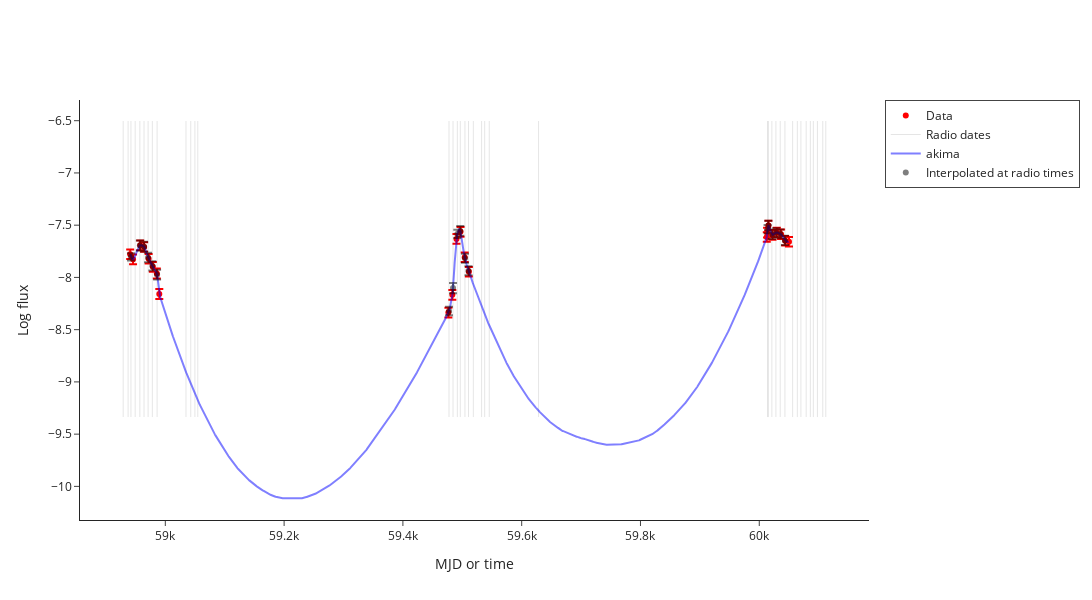

This figure's notebook cell:
### Markdown cell above
# Interpolated

### Code cell
interpolated_data = make_interpolated_Lr_Lx_df(radio_df, xray_df, source_df, plotly=True)

### Figure 1 — Plotly figure (JSON) as saved in the notebook; plotly's stock layout.template omitted (floating-point values rounded to 4 significant figures; data arrays with more than 128 entries replaced by an {"elided": "..."} marker saying what was removed)
{"data": [{"error_y": {"array": [0.046, 0.04619, 0.04601, 0.04599, 0.04612, 0.04624, 0.0477, 0.04872, 0.04611, 0.04607, 0.04593, 0.0459, 0.04601, 0.04602, 0.04597, 0.0458, 0.04584, 0.04588, 0.04591, 0.04588, 0.04588, 0.04602], "type": "data", "visible": true}, "marker": {"color": "red"}, "mode": "markers", "name": "Data", "type": "scatter", "x": [58940.0, 58950.0, 58960.0, 58960.0, 58970.0, 58980.0, 58990.0, 58990.0, 59480.0, 59480.0, 59490.0, 59500.0, 59500.0, 59510.0, 60010.0, 60010.0, 60020.0, 60020.0, 60030.0, 60040.0, 60040.0, 60050.0], "y": [-7.778, -7.827, -7.693, -7.708, -7.822, -7.899, -7.962, -8.159, -8.336, -8.167, -7.632, -7.564, -7.807, -7.946, -7.613, -7.571, -7.503, -7.593, -7.57, -7.587, -7.649, -7.658]}, {"marker": {"color": "red", "symbol": "triangle-down"}, "mode": "markers", "name": "3-sigma upper limits", "type": "scatter", "x": [], "y": []}, {"line": {"color": "black", "dash": "solid", "width": 1}, "mode": "lines", "name": "Radio dates", "opacity": 0.1, "showlegend": true, "type": "scatter", "x": [58930.0, 58930.0], "y": [-9.336, -6.503]}, {"line": {"color": "black", "dash": "solid", "width": 1}, "mode": "lines", "opacity": 0.1, "showlegend": false, "type": "scatter", "x": [58940.0, 58940.0], "y": [-9.336, -6.503]}, {"line": {"color": "black", "dash": "solid", "width": 1}, "mode": "lines", "opacity": 0.1, "showlegend": false, "type": "scatter", "x": [58940.0, 58940.0], "y": [-9.336, -6.503]}, {"line": {"color": "black", "dash": "solid", "width": 1}, "mode": "lines", "opacity": 0.1, "showlegend": false, "type": "scatter", "x": [58950.0, 58950.0], "y": [-9.336, -6.503]}, {"line": {"color": "black", "dash": "solid", "width": 1}, "mode": "lines", "opacity": 0.1, "showlegend": false, "type": "scatter", "x": [58960.0, 58960.0], "y": [-9.336, -6.503]}, {"line": {"color": "black", "dash": "solid", "width": 1}, "mode": "lines", "opacity": 0.1, "showlegend": false, "type": "scatter", "x": [58960.0, 58960.0], "y": [-9.336, -6.503]}, {"line": {"color": "black", "dash": "solid", "width": 1}, "mode": "lines", "opacity": 0.1, "showlegend": false, "type": "scatter", "x": [58970.0, 58970.0], "y": [-9.336, -6.503]}, {"line": {"color": "black", "dash": "solid", "width": 1}, "mode": "lines", "opacity": 0.1, "showlegend": false, "type": "scatter", "x": [58980.0, 58980.0], "y": [-9.336, -6.503]}, {"line": {"color": "black", "dash": "solid", "width": 1}, "mode": "lines", "opacity": 0.1, "showlegend": false, "type": "scatter", "x": [58990.0, 58990.0], "y": [-9.336, -6.503]}, {"line": {"color": "black", "dash": "solid", "width": 1}, "mode": "lines", "opacity": 0.1, "showlegend": false, "type": "scatter", "x": [59030.0, 59030.0], "y": [-9.336, -6.503]}, {"line": {"color": "black", "dash": "solid", "width": 1}, "mode": "lines", "opacity": 0.1, "showlegend": false, "type": "scatter", "x": [59040.0, 59040.0], "y": [-9.336, -6.503]}, {"line": {"color": "black", "dash": "solid", "width": 1}, "mode": "lines", "opacity": 0.1, "showlegend": false, "type": "scatter", "x": [59050.0, 59050.0], "y": [-9.336, -6.503]}, {"line": {"color": "black", "dash": "solid", "width": 1}, "mode": "lines", "opacity": 0.1, "showlegend": false, "type": "scatter", "x": [59050.0, 59050.0], "y": [-9.336, -6.503]}, {"line": {"color": "black", "dash": "solid", "width": 1}, "mode": "lines", "opacity": 0.1, "showlegend": false, "type": "scatter", "x": [59480.0, 59480.0], "y": [-9.336, -6.503]}, {"line": {"color": "black", "dash": "solid", "width": 1}, "mode": "lines", "opacity": 0.1, "showlegend": false, "type": "scatter", "x": [59480.0, 59480.0], "y": [-9.336, -6.503]}, {"line": {"color": "black", "dash": "solid", "width": 1}, "mode": "lines", "opacity": 0.1, "showlegend": false, "type": "scatter", "x": [59490.0, 59490.0], "y": [-9.336, -6.503]}, {"line": {"color": "black", "dash": "solid", "width": 1}, "mode": "lines", "opacity": 0.1, "showlegend": false, "type": "scatter", "x": [59500.0, 59500.0], "y": [-9.336, -6.503]}, {"line": {"color": "black", "dash": "solid", "width": 1}, "mode": "lines", "opacity": 0.1, "showlegend": false, "type": "scatter", "x": [59500.0, 59500.0], "y": [-9.336, -6.503]}, {"line": {"color": "black", "dash": "solid", "width": 1}, "mode": "lines", "opacity": 0.1, "showlegend": false, "type": "scatter", "x": [59510.0, 59510.0], "y": [-9.336, -6.503]}, {"line": {"color": "black", "dash": "solid", "width": 1}, "mode": "lines", "opacity": 0.1, "showlegend": false, "type": "scatter", "x": [59520.0, 59520.0], "y": [-9.336, -6.503]}, {"line": {"color": "black", "dash": "solid", "width": 1}, "mode": "lines", "opacity": 0.1, "showlegend": false, "type": "scatter", "x": [59530.0, 59530.0], "y": [-9.336, -6.503]}, {"line": {"color": "black", "dash": "solid", "width": 1}, "mode": "lines", "opacity": 0.1, "showlegend": false, "type": "scatter", "x": [59540.0, 59540.0], "y": [-9.336, -6.503]}, {"line": {"color": "black", "dash": "solid", "width": 1}, "mode": "lines", "opacity": 0.1, "showlegend": false, "type": "scatter", "x": [59550.0, 59550.0], "y": [-9.336, -6.503]}, {"line": {"color": "black", "dash": "solid", "width": 1}, "mode": "lines", "opacity": 0.1, "showlegend": false, "type": "scatter", "x": [59630.0, 59630.0], "y": [-9.336, -6.503]}, {"line": {"color": "black", "dash": "solid", "width": 1}, "mode": "lines", "opacity": 0.1, "showlegend": false, "type": "scatter", "x": [60010.0, 60010.0], "y": [-9.336, -6.503]}, {"line": {"color": "black", "dash": "solid", "width": 1}, "mode": "lines", "opacity": 0.1, "showlegend": false, "type": "scatter", "x": [60020.0, 60020.0], "y": [-9.336, -6.503]}, {"line": {"color": "black", "dash": "solid", "width": 1}, "mode": "lines", "opacity": 0.1, "showlegend": false, "type": "scatter", "x": [60020.0, 60020.0], "y": [-9.336, -6.503]}, {"line": {"color": "black", "dash": "solid", "width": 1}, "mode": "lines", "opacity": 0.1, "showlegend": false, "type": "scatter", "x": [60030.0, 60030.0], "y": [-9.336, -6.503]}, {"line": {"color": "black", "dash": "solid", "width": 1}, "mode": "lines", "opacity": 0.1, "showlegend": false, "type": "scatter", "x": [60040.0, 60040.0], "y": [-9.336, -6.503]}, {"line": {"color": "black", "dash": "solid", "width": 1}, "mode": "lines", "opacity": 0.1, "showlegend": false, "type": "scatter", "x": [60040.0, 60040.0], "y": [-9.336, -6.503]}, {"line": {"color": "black", "dash": "solid", "width": 1}, "mode": "lines", "opacity": 0.1, "showlegend": false, "type": "scatter", "x": [60060.0, 60060.0], "y": [-9.336, -6.503]}, {"line": {"color": "black", "dash": "solid", "width": 1}, "mode": "lines", "opacity": 0.1, "showlegend": false, "type": "scatter", "x": [60060.0, 60060.0], "y": [-9.336, -6.503]}, {"line": {"color": "black", "dash": "solid", "width": 1}, "mode": "lines", "opacity": 0.1, "showlegend": false, "type": "scatter", "x": [60070.0, 60070.0], "y": [-9.336, -6.503]}, {"line": {"color": "black", "dash": "solid", "width": 1}, "mode": "lines", "opacity": 0.1, "showlegend": false, "type": "scatter", "x": [60080.0, 60080.0], "y": [-9.336, -6.503]}, {"line": {"color": "black", "dash": "solid", "width": 1}, "mode": "lines", "opacity": 0.1, "showlegend": false, "type": "scatter", "x": [60090.0, 60090.0], "y": [-9.336, -6.503]}, {"line": {"color": "black", "dash": "solid", "width": 1}, "mode": "lines", "opacity": 0.1, "showlegend": false, "type": "scatter", "x": [60090.0, 60090.0], "y": [-9.336, -6.503]}, {"line": {"color": "black", "dash": "solid", "width": 1}, "mode": "lines", "opacity": 0.1, "showlegend": false, "type": "scatter", "x": [60100.0, 60100.0], "y": [-9.336, -6.503]}, {"line": {"color": "black", "dash": "solid", "width": 1}, "mode": "lines", "opacity": 0.1, "showlegend": false, "type": "scatter", "x": [60110.0, 60110.0], "y": [-9.336, -6.503]}, {"line": {"color": "black", "dash": "solid", "width": 1}, "mode": "lines", "opacity": 0.1, "showlegend": false, "type": "scatter", "x": [60110.0, 60110.0], "y": [-9.336, -6.503]}, {"line": {"color": "blue", "dash": "solid"}, "mode": "lines", "name": "akima", "opacity": 0.5, "type": "scatter", "x": {"elided": "2218 float values"}, "y": {"elided": "2218 float values"}}, {"error_y": {"array": [NaN, NaN, 0.03445, NaN, 0.04789, 0.04682, 0.04556, 0.04363, 0.04664, NaN, NaN, NaN, NaN, 0.04078, 0.04916, 0.03951, 0.04684, 0.04382, 0.04222, NaN, NaN, NaN, NaN, NaN, 0.0399, 0.04442, 0.04592, 0.04126, 0.04179, 0.0449, NaN, NaN, NaN, NaN, NaN, NaN, NaN, NaN, NaN], "type": "data", "visible": true}, "marker": {"color": "black"}, "mode": "markers", "name": "Interpolated at radio times", "opacity": 0.5, "type": "scatter", "x": [58930.0, 58940.0, 58940.0, 58950.0, 58960.0, 58960.0, 58970.0, 58980.0, 58990.0, 59030.0, 59040.0, 59050.0, 59050.0, 59480.0, 59480.0, 59490.0, 59500.0, 59500.0, 59510.0, 59520.0, 59530.0, 59540.0, 59550.0, 59630.0, 60010.0, 60020.0, 60020.0, 60030.0, 60040.0, 60040.0, 60060.0, 60060.0, 60070.0, 60080.0, 60090.0, 60090.0, 60100.0, 60110.0, 60110.0], "y": [NaN, NaN, -7.803, NaN, -7.695, -7.706, -7.809, -7.889, -7.974, NaN, NaN, NaN, NaN, -8.322, -8.102, -7.583, -7.555, -7.817, -7.936, NaN, NaN, NaN, NaN, NaN, -7.537, -7.503, -7.587, -7.571, -7.583, -7.646, NaN, NaN, NaN, NaN, NaN, NaN, NaN, NaN, NaN]}, {"marker": {"color": "black", "symbol": "triangle-down"}, "mode": "markers", "showlegend": false, "type": "scatter", "x": [], "y": []}], "layout": {"height": 600, "legend": {"borderwidth": 1}, "width": 1200, "xaxis": {"title": {"text": "MJD or time"}}, "yaxis": {"title": {"text": "Log flux"}}}}
